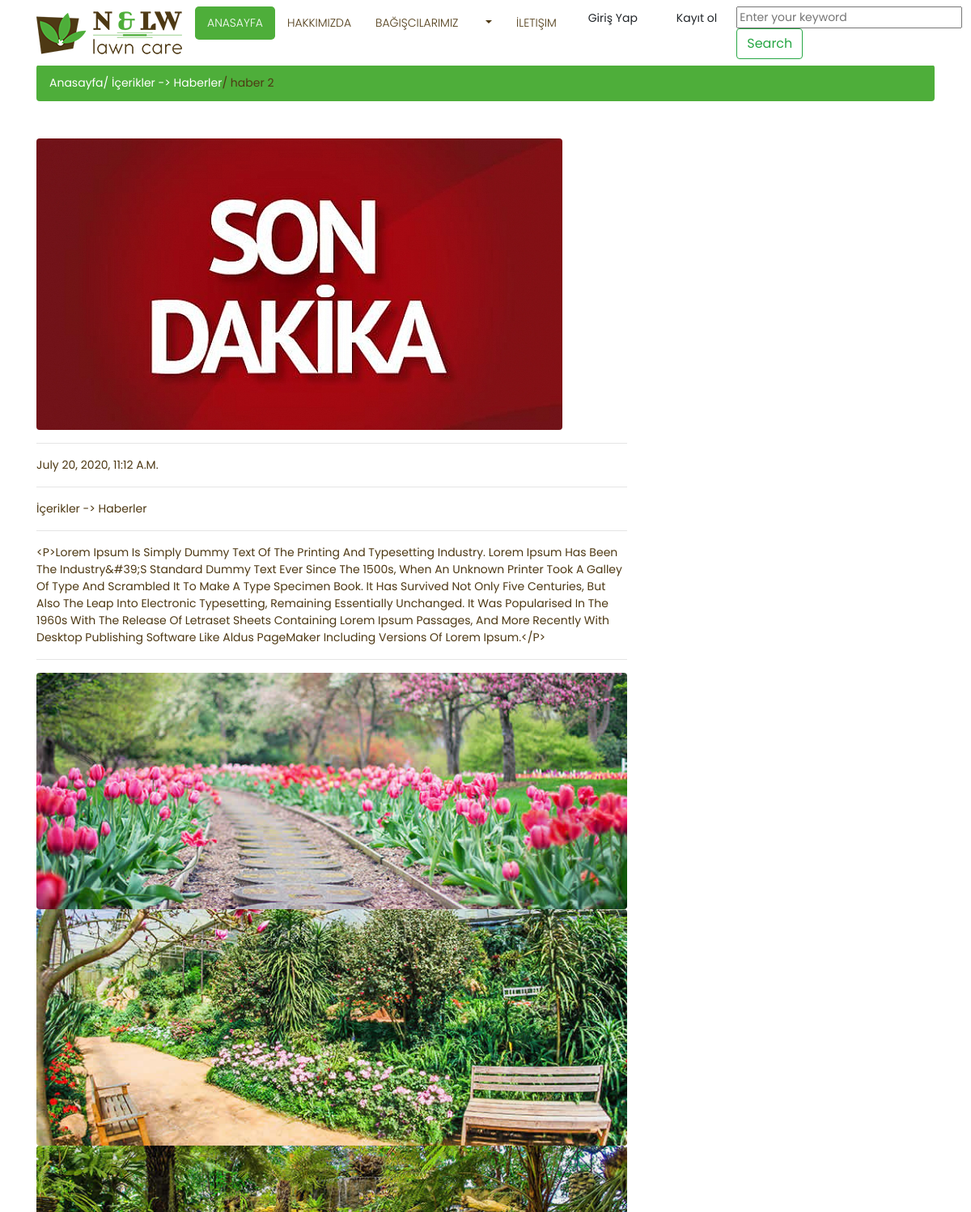
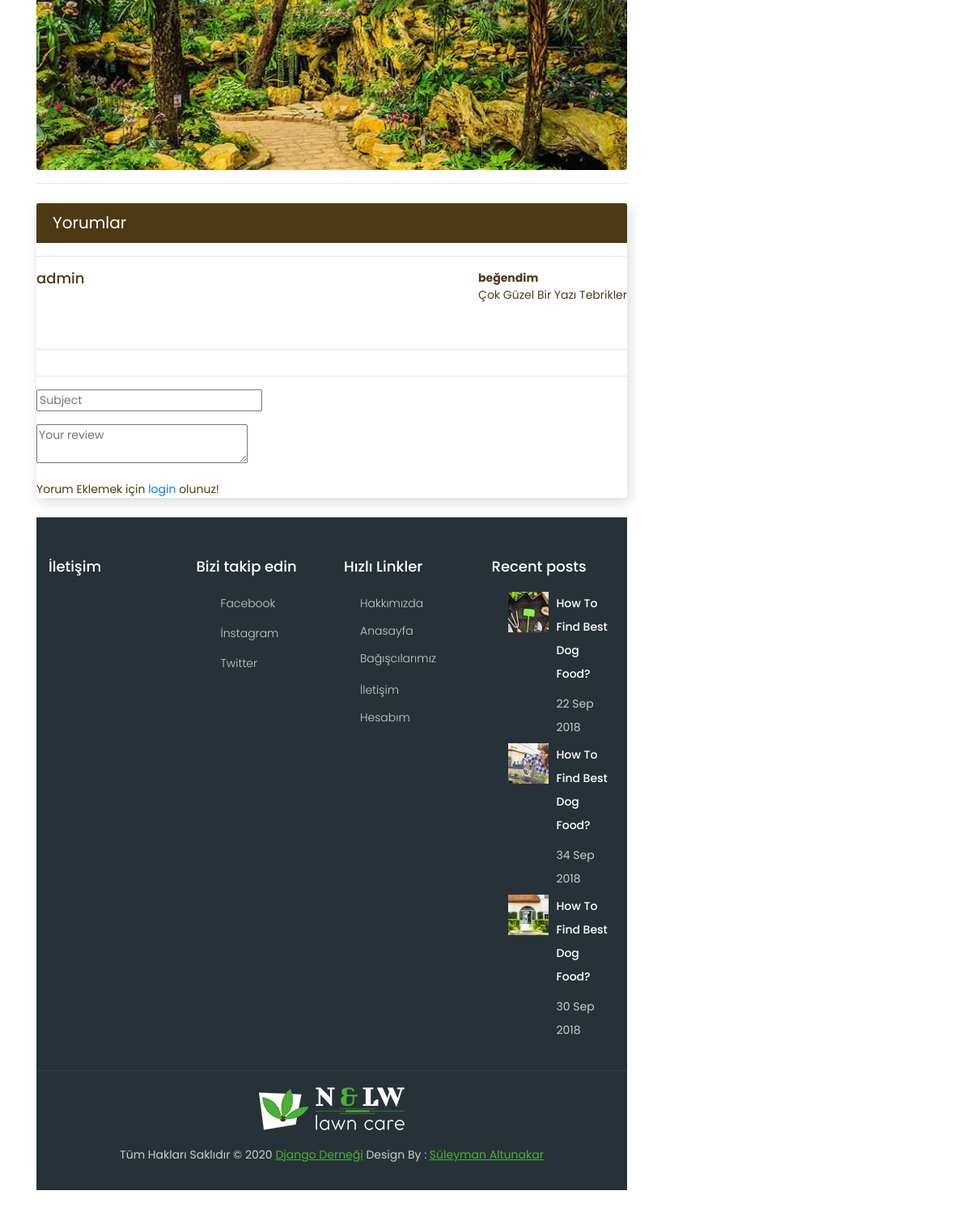
The app's page /product/4/0/ with its own data (2 pictures, top to bottom).
### content/models.py (models this page shows, shortened)
class Product(models.Model):
    STATUS = (
        ('True', 'Evet'),
        ('False', 'Hayır'),
    )
    category = models.ForeignKey(Category, on_delete=models.CASCADE)
    title = models.CharField(max_length=150)
    keywords = models.CharField(max_length=255)
    description = models.CharField(max_length=255)
    image = models.ImageField(blank=True, upload_to='images/')
    detail = RichTextUploadingField()
    slug = models.SlugField(null=False, unique=True)
    status = models.CharField(max_length=10, choices=STATUS)
    create_at = models.DateTimeField(auto_now_add=True)
    update_at = models.DateTimeField(auto_now=True)

class Category(MPTTModel):
    STATUS = (
        ('True', 'Evet'),
        ('False', 'Hayır'),
    )
    title = models.CharField(max_length=30)
    description = models.CharField(max_length=255)
    keywords = models.CharField(max_length=255)
    image = models.ImageField(blank=True,upload_to='images/')
    status = models.CharField(max_length=10, choices=STATUS)
    slug = models.SlugField(null=False, unique=True)
    parent = TreeForeignKey('self',blank=True, null=True, related_name='children', on_delete=models.CASCADE)
    create_at = models.DateTimeField(auto_now_add=True)
    update_at = models.DateTimeField(auto_now=True)
    class MPTTMeta:
        order_insertion_by = ['title']
    def __str__(self):
        full_path = [self.title]
        k = self.parent
        while k is not None:
            full_path.append(k.title)
            k = k.parent
        return ' -> '.join(full_path[::-1])

class Images(models.Model):
    icerik = models.ForeignKey(Product, on_delete=models.CASCADE)
    title = models.CharField(max_length=50)
    image = models.ImageField(blank=True, upload_to='images/')

class Comment(models.Model):
    STATUS = (
        ('New', 'Yeni'),
        ('True', 'Evet'),
        ('False', 'Hayır'),
    )
    product = models.ForeignKey(Product,on_delete=models.CASCADE)
    user = models.ForeignKey(User,on_delete=models.CASCADE)
    subject = models.CharField(max_length=50,blank=True)
    comment = models.TextField(max_length=200,blank=True)
    status = models.CharField(max_length=10,choices=STATUS,default='New')
    ip = models.CharField(blank=True,max_length=20)
    create_at = models.DateTimeField(auto_now_add=True)
    update_at = models.DateTimeField(auto_now=True)

### home/views.py (the view)
# urls.py: path('product/<int:id>/<slug:slug>/', views.product_detail, name='product_detail'),
def product_detail(request,id,slug):
    category = Category.objects.all()
    product = Product.objects.get(pk=id)
    comments = Comment.objects.filter(product_id=id, status='True')
    images= Images.objects.filter(icerik_id=id)
    context = {'product': product,'category': category, 'slug': slug,'images': images,'comments': comments}
    return render(request, 'product_detail.html',context)

### home/templates/product_detail.html (shortened to what this page needs)
{% extends "Homebase.html" %}
{% block body %}
    <div class="container">
        <div class="breadcrumb-main">
            <ol class="breadcrumb">
                <li class="breadcrumb-item">
                    <a href="/">Anasayfa</a>
                </li>
                <li> <a class="breadcrumb-item active" href="/category/{{ product.category_id }}/{{ product.category.slug }}"> / {{ product.category }}</a></li>
                <li class="breadcrumb-item active"> / {{ product.title }}</li>
            </ol>
        </div>
        <div class="about-main">
            <div class="row">
                <div class="col-lg-8">
                <img class="img-fluid rounded" src="{{ product.image.url}}" alt="" />
                    <hr>
                    <p>{{ product.create_at}}</p>
                    <hr>
                    <p> {{ product.category}} </p>
                    <hr>
                    <p>{{ product.detail}}</p>
                    <hr>
                    {% for rs in images %}
                    <img class="img-fluid rounded" src="{{ rs.image.url}}" alt="" />
                    {% endfor %}
                <hr>
                <div class="blog-right-side">
				<div class="card my-4">
					<h5 class="card-header">Yorumlar</h5>
                <hr>
                <div class="media mb-4">
                    {% for rs in comments %}
            <div class="media-body">
              <h5 class="mt-0">{{ rs.user.username}}</h5>
            </div>
                        <div><b>{{ rs.subject }}</b>
                                        <p>{{ rs.comment }}</p>
                                    </div>
          </div>
{% endfor %}
                 <hr>
                 <hr>
                <div>
                                <form class="form-style-9" action="/content/addcomment/{{ product.id }}" method="post" >
                                    <div class="form-group">
                                        <input class="field-style field-split align-middle" type="text" name="subject" id="id_subject" placeholder="Subject"/>
                                    </div>
                                    <div class="form-group">
                                        <textarea class="field-style" name="comment" id="id_comment" placeholder="Your review"></textarea>
                                    </div>
                                    {% if user.id is not None %}
                                        <button class="btn-info">Send Comment</button>
                                    {% else %}
                                        Yorum Eklemek için <a href="/login">login</a>  olunuz!
                                    {% endif %}
                                </form>
                            </div>
                </div>
            </div>
{% endblock %}

### home/static/css/style.css (style rules this page uses)
body { padding-top: 54px; font-family: 'Poppins', sans-serif; font-size: 14px; color: #4e3914; }
@media (min-width: 992px) { body { padding-top: 80px; } }
.about-main { padding: 30px 0px; }
.about-main h5 { font-size: 18px; }
.about-main p { font-size: 14px; text-transform: capitalize; }
.breadcrumb-main .breadcrumb { background: #4eae3a; }
.breadcrumb-main .breadcrumb li a { color: #ffffff; }
.breadcrumb-main .breadcrumb li { color: #4e3914; }
.blog-right-side .card { box-shadow: 3px 5px 15px rgba(0,0,0, .15); border: none; }
.blog-right-side .card h5.card-header { background-color: #4e3914; color: #ffffff; font-size: 20px; font-weight: 400; }

### records on screen
Product: category "İçerikler -> Haberler", title "haber 2", image (picture), create_at "July 20, 2020, 11:12 A.m.", detail "<p>Lorem Ipsum Is Simply Dummy Text Of The Printing And Typesetting Industry. Lorem Ipsum Has Been The Industry&#39;s Standard Dummy Text Ever Since The 1500s, When An Unknown Printer Took A Galley Of Type And Scrambled It To Make A Type Specimen Book. It Has Survived Not Only Five Centuries, But Also The Leap Into Electronic Typesetting, Remaining Essentially Unchanged. It Was Popularised In The 1960s With The Release Of Letraset Sheets Containing Lorem Ipsum Passages, And More Recently With Desktop Publishing Software Like Aldus PageMaker Including Versions Of Lorem Ipsum.</P>"
Images: image (picture)
Images: image (picture)
Images: image (picture)
Comment: user.username "admin", subject "beğendim", comment "Çok Güzel Bir Yazı Tebrikler"
